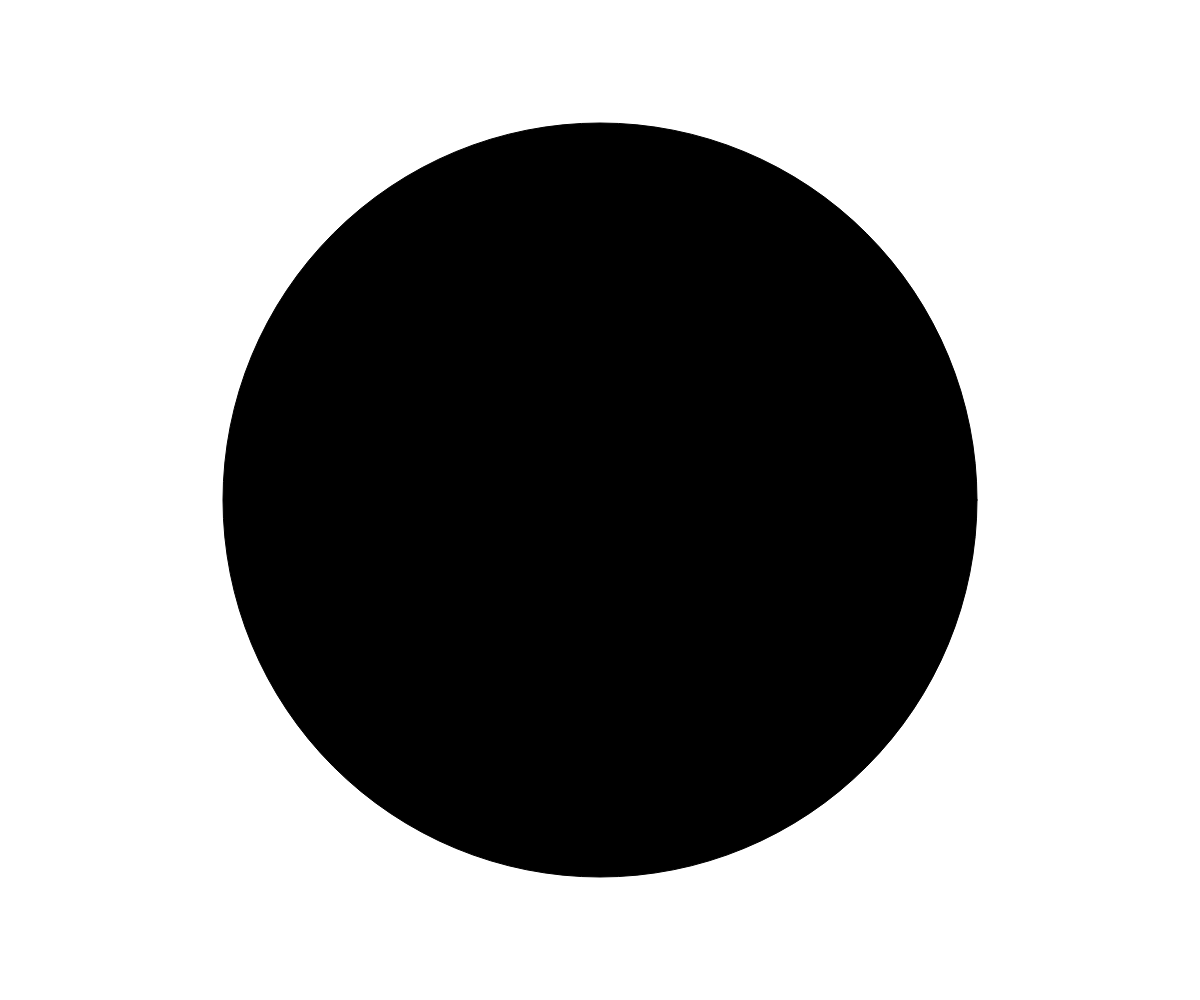
Frame 1 (no input)
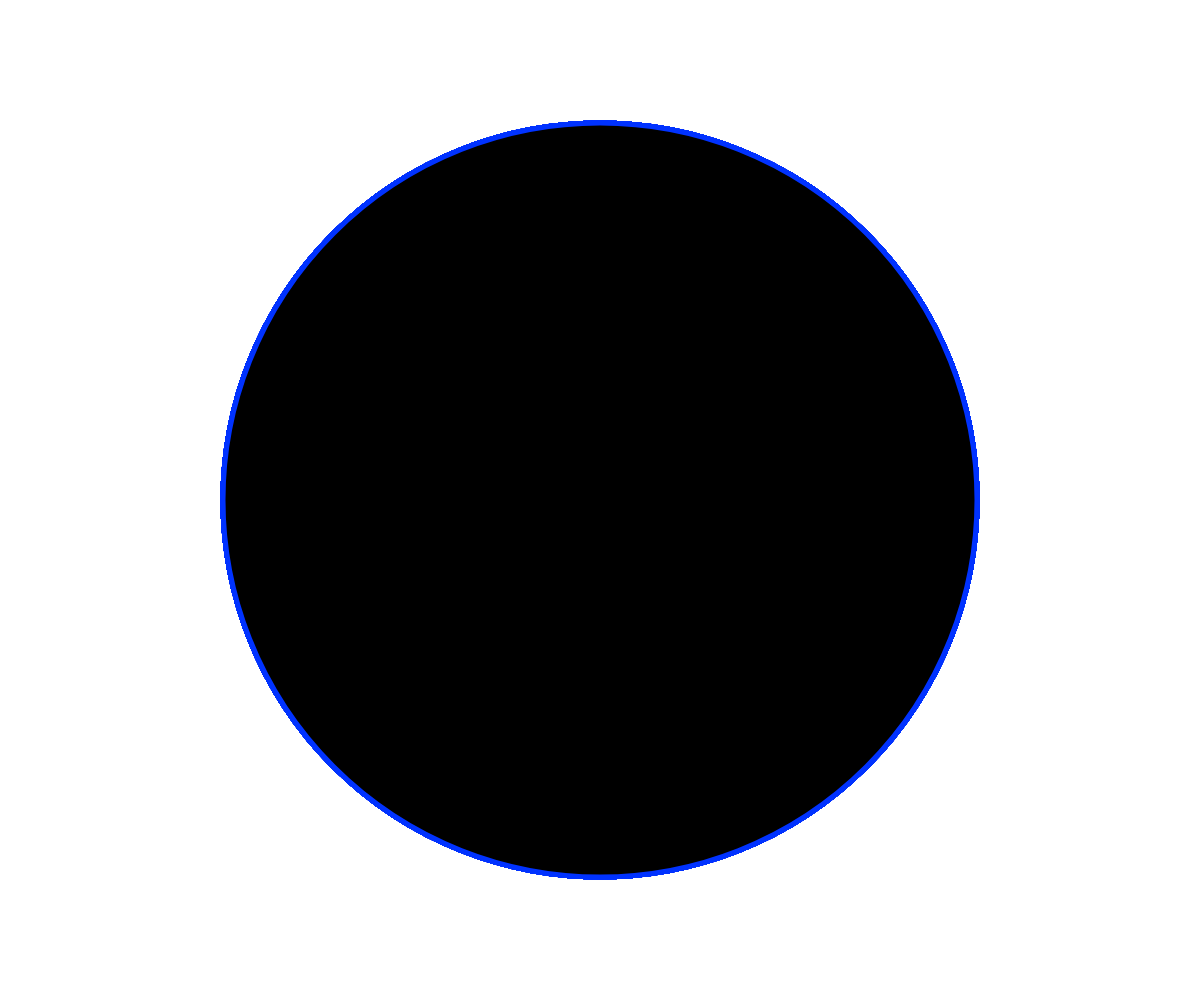
Frame 60 (no input)
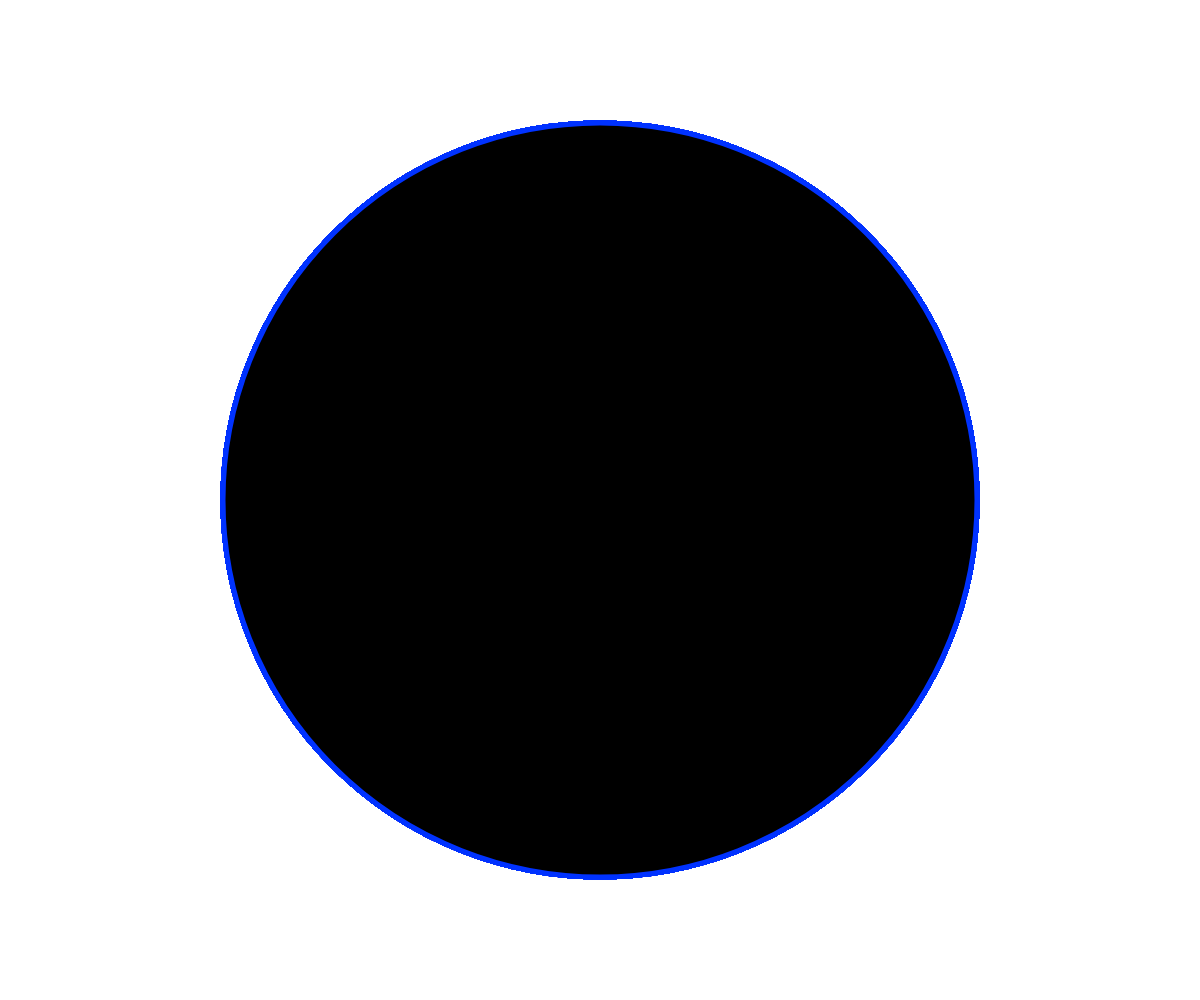
Frame 120 (the mouse pressed at the canvas centre since frame 60)

The p5.js sketch that drew these frames (run headless with seeded random() and noise() and a simulated clock; from frame 60 on, the mouse is pressed at the canvas centre):

// p5.js sketch
// ── sketch.js
let motion = false;
let ios = false;

if(typeof DeviceMotionEvent.requestPermission === 'function')
  document.body.addEventListener('click', function(){
    DeviceMotionEvent.requestPermission()
    .then(function(){
      console.log('DeviceMotionEvent enabled');
      motion = true;
      ios = true;
  })
    .catch(function(error) {
      console.warn('DeviceMotionEvent not enabled', error);
    })
  })

function setup() {
  createCanvas(windowWidth, windowHeight);
  background(255);
}

function draw() {
  fill(rotationX, rotationY, rotationZ);
  
  let zMotion = round(width/5 * abs(radians(rotationZ)-PI))
  let yMotion = round(height/2 + rotationX * 10)
  let xMotion = round(width/2 + rotationY * 10)
  
  circle(xMotion,yMotion,zMotion);
  stroke("#0032FF");
  strokeWeight(5);
}
